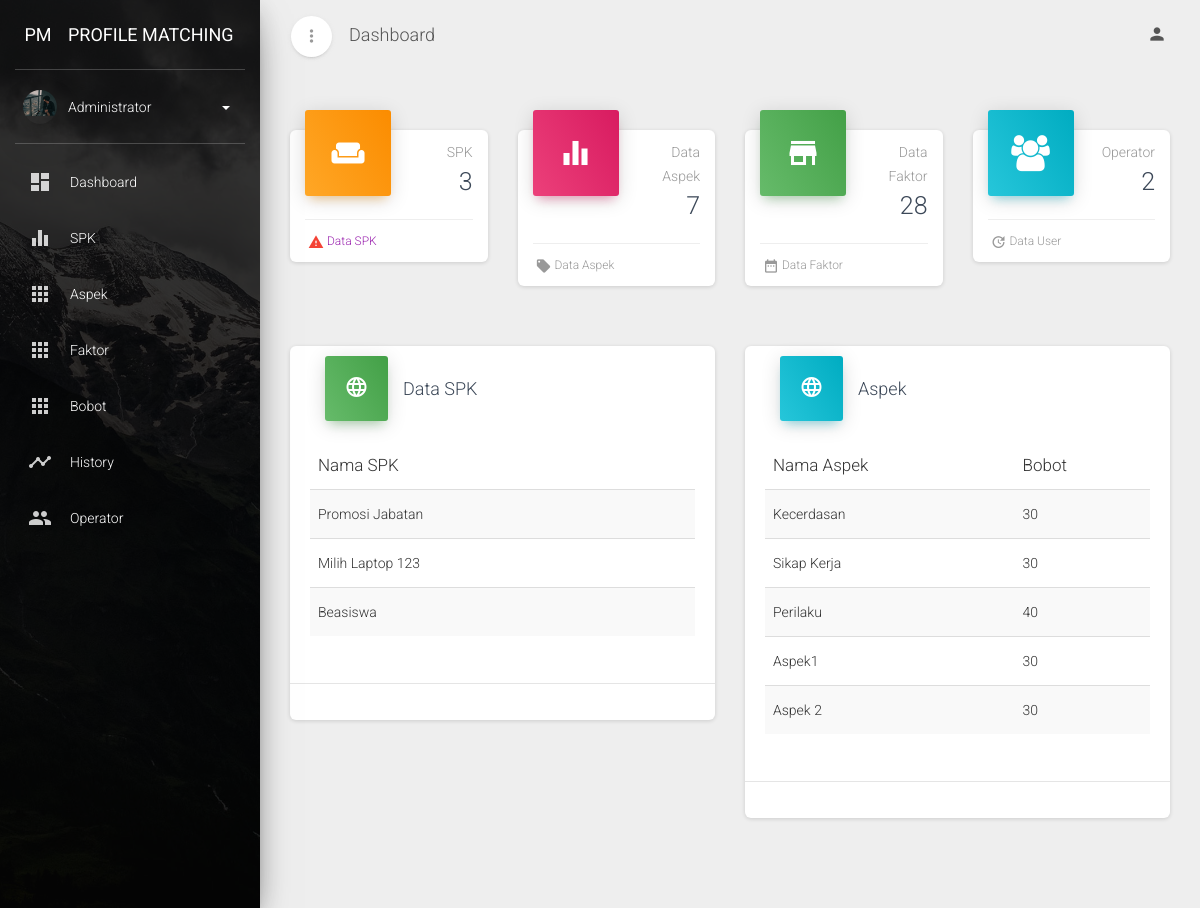
/dashboard.php?module=home (signed in), run on the app's committed database.
### tables this page shows
CREATE TABLE `spk` (
  `id_spk` int(6) NOT NULL,
  `nama_spk` text NOT NULL,
  `keterangan` text NOT NULL,
  `tanggal` date NOT NULL,
  `id_user` int(11) NOT NULL
);

CREATE TABLE `aspek` (
  `id_aspek` tinyint(3) UNSIGNED NOT NULL,
  `nama_aspek` varchar(100) NOT NULL,
  `bobot` float NOT NULL,
  `bobot_core` float NOT NULL,
  `bobot_secondary` float NOT NULL,
  `nama_singkat` char(2) DEFAULT NULL,
  `id_spk` int(11) NOT NULL,
  `id_user` int(11) NOT NULL
);

### dashboard.php (the view, shortened to what the rows shown need)
<?php
include "config/koneksi.php";
?>
<!DOCTYPE html>
<html lang="en">
<head>
  <link rel="stylesheet" href="https://maxcdn.bootstrapcdn.com/font-awesome/latest/css/font-awesome.min.css">
  <link href="assets/css/material-dashboard.min.css?v=2.1.0" rel="stylesheet" />
  <link href="assets/demo/demo.css" rel="stylesheet" />
</head>
<body class="">
  <div class="wrapper ">
    <div class="main-panel">
        <div class="content">
          <div class="container-fluid">
            <?php
            switch($_GET['module'])
            {
                case "home" :
                if($_SESSION["level"]!="admin"){
                    ?>
                    <div class="callout">
                    <h3><font face ="Arial">Haloo <?php echo $_SESSION['username'] ?>, Selamat datang di Sistem Pendukung Keputusan Generik Metode Profile Matching </font></h3>
                    <div><font face="Times">Gunakan sistem ini untuk membantu menyelesaikan masalah yang anda hadapi dan merekomendasikan hasil keputusan yang terbaik, dengan cara :</font></div>
                     <p><font face= "Times">
                         1.Pilih SPK Yang Tersedia Untuk Menyelesaikan Kasus Anda Pada Menu SPK<br />
                         2.Tambah Kandidat (Alternatif) Yang Akan Anda Seleksi<br />
                         3.Masukan Nilai Untuk Kandidat Yang Akan Diseleksi Sesuai Dengan Kriteria Yang Ada <br />
                         4.Pilih Menu Seleksi<br/>
                         5.Hasil Keputusan Menggunakan Metode Profile Matching Dapat Dilihat Pada Menu History Atau Setelah Anda Melakukan Penyeleksian Pada Menu Seleksi<br/>
                         </font></p>
                         <hr color="black"/>
                         <center>
                         <h3><font face="Snell">~ Keputusan Tetap Ditangan Anda ~</font></h3>
                         </center>
                         <hr color="black"/>
                         <div class="card ">
                            <div class="card-body ">
                                <div class="card-header card-header-success card-header-icon">
                                    <div class="card-icon">
                                      <i class="material-icons"></i>
                                    </div>
                                    <h4 class="card-title">Data SPK Yang Tersedia</h4>
                                </div>
                                <div class="table-responsive table-sales">
                                    <?php
                                    if($_SESSION["level"]=="admin")
                                    {
                                      $sql=mysqli_query($koneksi,"SELECT * FROM spk ORDER BY id_spk ASC LIMIT 5") or die(mysqli_error($koneksi));
                                    }else{
                                      $sql=mysqli_query($koneksi,"SELECT DISTINCT spk.nama_spk, spk.keterangan, spk.tanggal, spk.id_spk FROM spk RIGHT JOIN aspek ON aspek.id_spk=spk.id_spk RIGHT JOIN faktor ON faktor.id_spk=spk.id_spk RIGHT JOIN bobot ON bobot.id_spk=spk.id_spk WHERE aspek.id_aspek IS NOT NULL AND faktor.id_faktor IS NOT NULL AND bobot.id_bobot IS NOT NULL ORDER BY spk.id_spk ASC LIMIT 5") or die(mysqli_error($koneksi));
                                    }
                                    ?>
                                    <table id="datatables" class="table table-striped table-no-bordered table-hover" cellspacing="0" width="100%" style="width:100%">
                                      <thead>
                                          <tr>
                                            <th width="40px">No</th>
                                            <th width="150px">Nama SPK</th>
                                            <th width="250px">Keterangan</th>
                                          </tr>
                                        </thead>
                                       <tbody>
                                      <?php
                                      $no = 1;
                                      while($data=mysqli_fetch_array($sql)){
                                      ?>
                                      <tr>
                                        <td><?php echo $no++ ?></td>
                                        <td><?php echo $data["nama_spk"] ?></td>
                                        <td><?php echo $data["keterangan"] ?></td>
                                      </tr>
                                    <?php } ?>
                                      </tbody>
                                    </table>
                                </div>
                              </div>
                              <hr>
                              <div class="card-footer">
                              <div class="stats">
                              </div>
                            </div>
                            </div>
                    <?php
                  }else{
                    ?>
                              <?php
                              $sql=mysqli_query($koneksi,"SELECT COUNT(username) as user FROM user") or die(mysqli_error($koneksi));
                              ?>
                      <div class="row">
                        <div class="col-md-6">
                          <div class="card ">
                            <div class="card-body ">
                                <div class="table-responsive table-sales">
                                    <?php
                                    if($_SESSION["level"]=="admin")
                                    {
                                      $sql=mysqli_query($koneksi,"SELECT * FROM spk ORDER BY id_spk ASC LIMIT 5") or die(mysqli_error($koneksi));
                                    }else{
                                      $sql=mysqli_query($koneksi,"SELECT * FROM spk WHERE id_user='$_SESSION[id_user]' ORDER BY id_spk ASC LIMIT 5") or die(mysqli_error($koneksi));
                                    }
                                    ?>
                                    <table id="datatables" class="table table-striped table-no-bordered table-hover" cellspacing="0" width="100%" style="width:100%">
                                      <thead>
                                          <tr>
                                            <th>Nama SPK</th>
                                          </tr>
                                        </thead>
                                       <tbody>
                                      <?php
                                      while($data=mysqli_fetch_array($sql)){
                                      ?>
                                      <tr>
                                        <td><?php echo $data["nama_spk"] ?></td>
                                      </tr>
                                    <?php } ?>
                                      </tbody>
                                    </table>
                                </div>
                              </div>
                            </div>
                          </div>
                          <div class="col-md-6">
                            <div class="card ">
                              <div class="card-body ">
                                <div class="table-responsive table-sales">
                                  <?php
                                  if($_SESSION["level"]=="admin")
                                    {
                                      $sql=mysqli_query($koneksi,"SELECT * FROM aspek ORDER BY id_aspek ASC LIMIT 5") or die(mysqli_error($koneksi));
                                    }else{
                                      $sql=mysqli_query($koneksi,"SELECT * FROM aspek WHERE id_user='$_SESSION[id_user]' ORDER BY id_aspek ASC LIMIT 5") or die(mysqli_error($koneksi));
                                    }
                                  ?>
                                  <table id="datatables2" class="table table-striped table-no-bordered table-hover" cellspacing="0" width="100%" style="width:100%">
                                    <thead>
                                    <tr>
                                      <th>Nama Aspek</th>
                                      <th>Bobot</th>
                                    </tr>
                                    </thead>
                                     <tbody>
                                    <?php
                                    while($data=mysqli_fetch_array($sql)){
                                    ?>
                                    <tr>
                                      <td><?php echo $data["nama_aspek"] ?></td>
                                      <td><?php echo $data["bobot"] ?></td>
                                    </tr>
                                  <?php } ?>
                                    </tbody>
                                  </table>
                                </div>
                            </div>
                          </div>
                        </div>
                    <?php
                  }
                    break;
                  }
                ?>
              </div>
</body>
</html>

### data on the page
spk: nama_spk "Promosi Jabatan"
spk: nama_spk "Milih Laptop 123"
spk: nama_spk "Beasiswa"
aspek: nama_aspek "Kecerdasan", bobot "30"
aspek: nama_aspek "Sikap Kerja", bobot "30"
aspek: nama_aspek "Perilaku", bobot "40"
aspek: nama_aspek "Aspek1", bobot "30"
aspek: nama_aspek "Aspek 2", bobot "30"

### other printed values
$_SESSION["nama"] "Administrator"
$data['spk'] "3"
$data['aspek'] "7"
$data['faktor'] "28"
$data['user'] "2"
